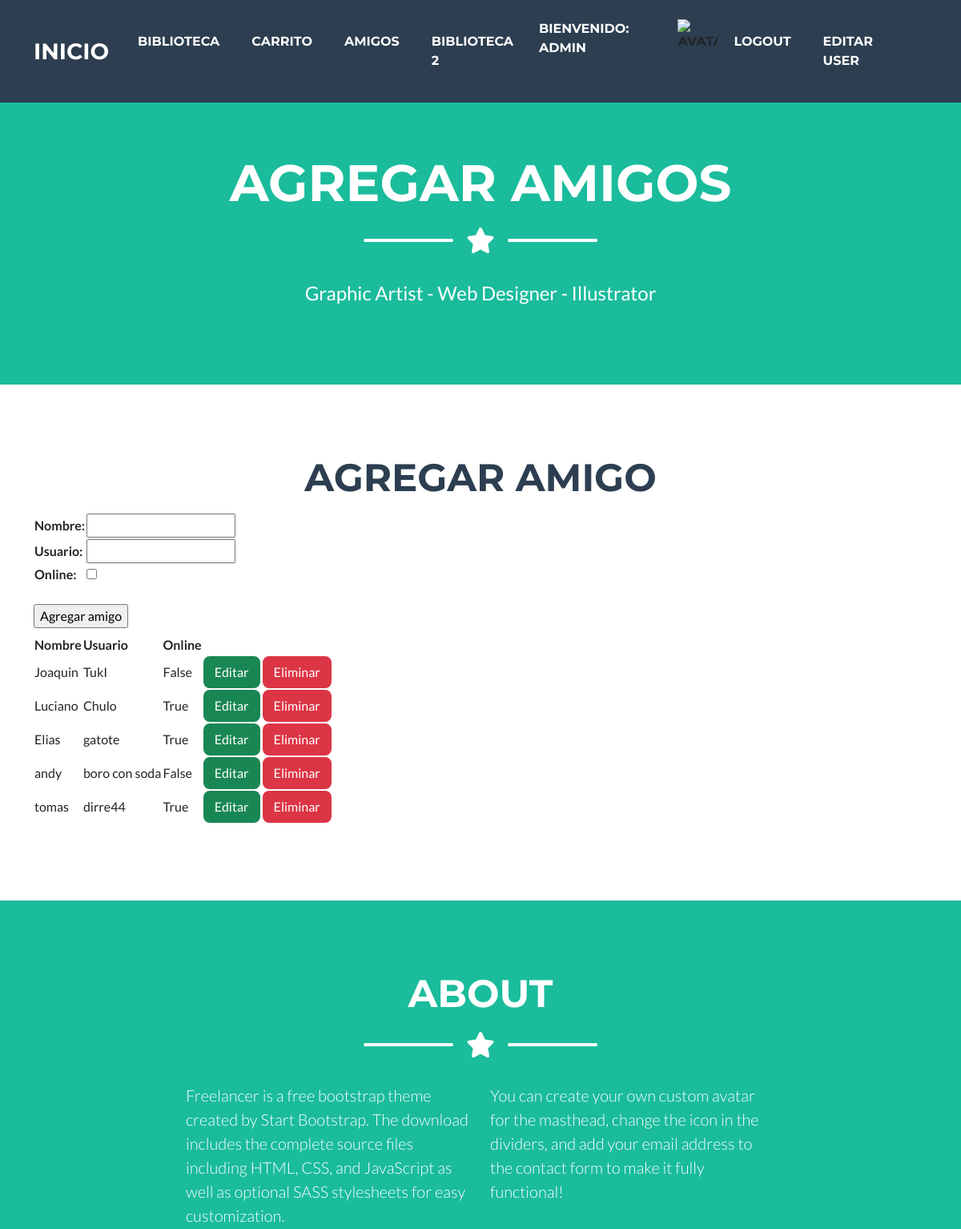
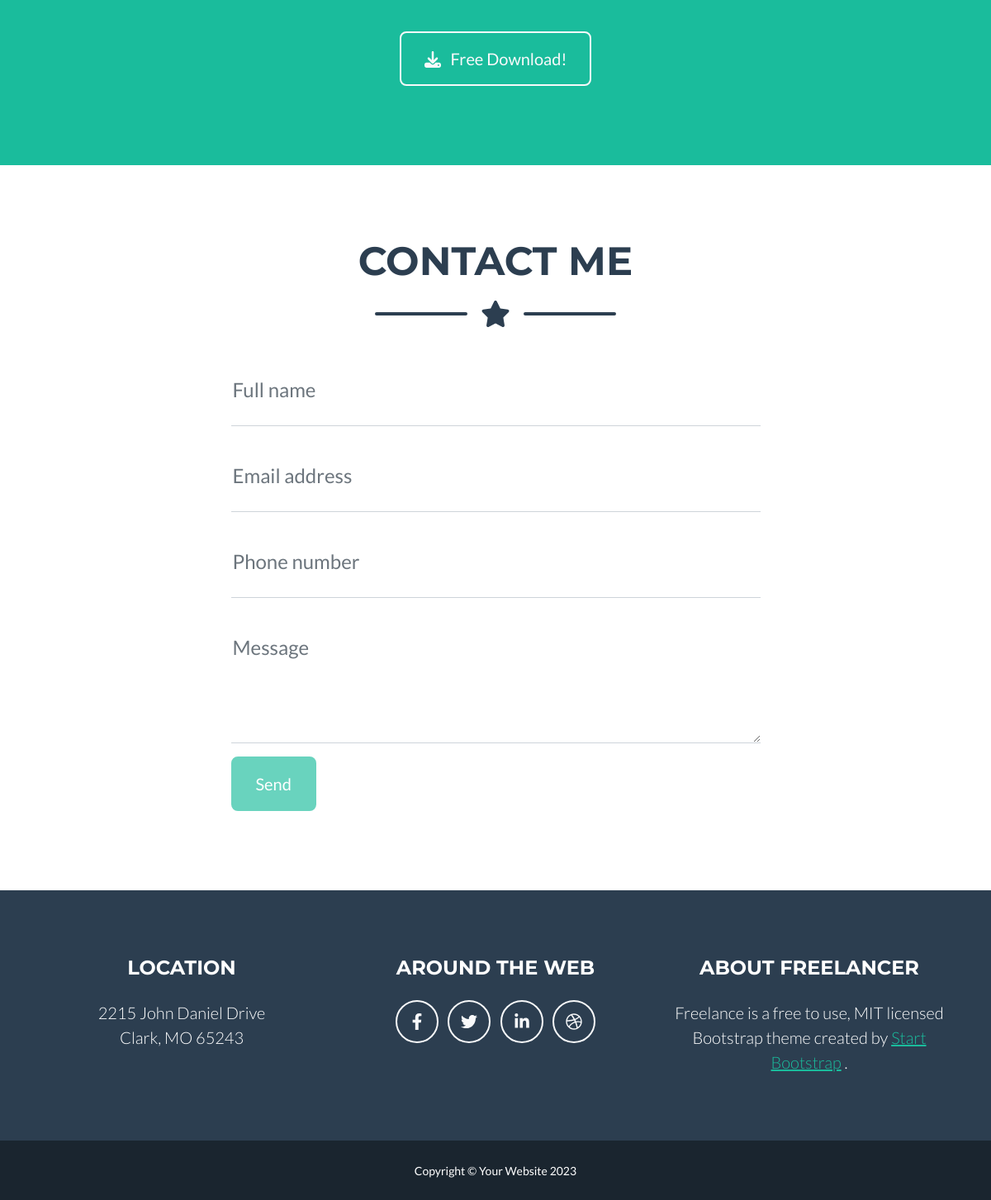
Page /tienda/amigos/ (signed in) on the committed database (2 pictures, top to bottom).
### tienda/models.py (models this page shows, shortened)
class Lista_amigos (models.Model):
    nombre = models.CharField(max_length=50)
    usuario = models.CharField(max_length=50)
    online = models.BooleanField(default=False)

### tienda/views.py (the view)
# urls.py: path("amigos/", aniadir_amigos, name="aniadir_amigos"),
@login_required
def aniadir_amigos(request):
    formulario_amigos=Amigos_form()
    amigos=Lista_amigos.objects.all()
    if request.method=="POST":
        form=Amigos_form(request.POST)
        amigos=Lista_amigos.objects.all()
        if form.is_valid():
            info=form.cleaned_data
            nombre=info["nombre"]
            usuario=info["usuario"]
            online=info["online"]
            nuevo_amigo=Lista_amigos(nombre=nombre, usuario=usuario, online=online)
            nuevo_amigo.save()
            return render (request, "amigos.html", {"formulario":formulario_amigos, "mensaje":f"\"{usuario}\" fue agregado", "amigos":amigos})
        else:
            return render (request, "amigos.html", {"formulario":formulario_amigos, "mensaje":"datos invalidos", "amigos":amigos})
    else:
        return render (request, "amigos.html", {"formulario":formulario_amigos, "amigos":amigos})

### tienda/forms.py
class Amigos_form(forms.Form):
    nombre=forms.CharField(max_length=50)
    usuario=forms.CharField(max_length=50)
    online=forms.BooleanField(required=False)

### tienda/templates/amigos.html (shortened to what this page needs)
{% extends "index.html" %}
{% load static %}
{% block titulo %} Agregar amigos {% endblock %}
{% block subtitulo %} Agregar amigo {% endblock %}
{% block contenido %}
<br>
<form action="{% url 'aniadir_amigos' %}" method="POST"> {% csrf_token %}
    <table>
    {{ formulario.as_table }}
    </table>
    <br>
    <input type="submit" value="Agregar amigo">
</form>
<table>
    <thead>
        <tr>
            <th>Nombre</th>
            <th>Usuario</th>
            <th>Online</th>
        </tr>
    </thead>
    <tbody>
        {% for amigo in amigos %}
            <tr>
                <td>
                    {{ amigo.nombre }}
                </td>
                <td>
                    {{ amigo.usuario }}
                </td>
                <td>
                    {{ amigo.online }}
                </td>
                <td>
                    <a class="btn btn-success" href="{% url 'editar_amigo' amigo.id %}">Editar</a>
                    <a class="btn btn-danger" href="{% url 'eliminar_amigo' amigo.id %}">Eliminar</a>
                </td>
            </tr>
        {% endfor %}
    </tbody>
</table>
{% endblock %}

### tienda/templates/index.html (shortened to what this page needs)
<!DOCTYPE html>
<html lang="en">
    <head>
        {% load static %}
        <link href="{% static 'css/styles.css' %}" rel="stylesheet" />
    </head>
    <body id="page-top">
        <nav class="navbar navbar-expand-lg bg-secondary text-uppercase fixed-top" id="mainNav">
            <div class="container">
                <a class="navbar-brand" href="{% url 'inicio' %}">inicio</a>
                <div class="collapse navbar-collapse" id="navbarResponsive">
                    <ul class="navbar-nav ms-auto">
                        {% if user.is_authenticated %}
                        <li class="nav-item mx-0 mx-lg-1"><a class="nav-link py-3 px-0 px-lg-3 rounded" href="{% url 'aniadir_biblioteca' %}">Biblioteca</a></li>
                        <li class="nav-item mx-0 mx-lg-1"><a class="nav-link py-3 px-0 px-lg-3 rounded" href="{% url 'aniadir_carrito' %}">Carrito</a></li>
                        <li class="nav-item mx-0 mx-lg-1"><a class="nav-link py-3 px-0 px-lg-3 rounded" href="{% url 'aniadir_amigos' %}">Amigos</a></li>
                        <li class="nav-item mx-0 mx-lg-1"><a class="nav-link py-3 px-0 px-lg-3 rounded" href="{% url 'listar_biblioteca' %}">Biblioteca 2</a></li>
                        <p style="color: white;">bienvenido: {{ user.username }}</p>
                        <img src= '{{ avatar }}' alt="Avatar" style="width:50px;height:50px;">
                            <li class="nav-item mx-0 mx-lg-1"><a class="nav-link py-3 px-0 px-lg-3 rounded" href="{% url 'logout' %}">Logout</a></li>
                            <li class="nav-item mx-0 mx-lg-1"><a class="nav-link py-3 px-0 px-lg-3 rounded" href="{% url 'editar_usuario' %}">editar user</a></li>
                        {% else %}
                        <li class="nav-item mx-0 mx-lg-1"><a class="nav-link py-3 px-0 px-lg-3 rounded" href="{% url 'login' %}">login</a></li>
                        <li class="nav-item mx-0 mx-lg-1"><a class="nav-link py-3 px-0 px-lg-3 rounded" href="{% url 'registro' %}">Registrarse</a></li>
                        {% endif %}
                    </ul>
                </div>
            </div>
        </nav>
        <header class="masthead bg-primary text-white text-center">
            <div class="container d-flex align-items-center flex-column">
                <h1 class="masthead-heading text-uppercase mb-0">{% block titulo %} {% endblock %}</h1>
                <div class="divider-custom divider-light">
                    <div class="divider-custom-line"></div>
                    <div class="divider-custom-icon"><i class="fas fa-star"></i></div>
                    <div class="divider-custom-line"></div>
                </div>
                <p class="masthead-subheading font-weight-light mb-0">Graphic Artist - Web Designer - Illustrator</p>
            </div>
        </header>
        <section class="page-section portfolio" id="portfolio">
            <div class="container">
                <h2 class="page-section-heading text-center text-uppercase text-secondary mb-0">{% block subtitulo %} {% endblock %}</h2>
                {% block contenido %}
                {% endblock %}
            </div>
        </section>
        <section class="page-section bg-primary text-white mb-0" id="about">
            <div class="container">
                <h2 class="page-section-heading text-center text-uppercase text-white">About</h2>
                <div class="divider-custom divider-light">
                    <div class="divider-custom-line"></div>
                    <div class="divider-custom-icon"><i class="fas fa-star"></i></div>
                    <div class="divider-custom-line"></div>
                </div>
                <div class="row">
                    <div class="col-lg-4 ms-auto"><p class="lead">Freelancer is a free bootstrap theme created by Start Bootstrap. The download includes the complete source files including HTML, CSS, and JavaScript as well as optional SASS stylesheets for easy customization.</p></div>
                    <div class="col-lg-4 me-auto"><p class="lead">You can create your own custom avatar for the masthead, change the icon in the dividers, and add your email address to the contact form to make it fully functional!</p></div>
                </div>
                <div class="text-center mt-4">
                    <a class="btn btn-xl btn-outline-light" href="https://startbootstrap.com/theme/freelancer/">
                        <i class="fas fa-download me-2"></i>
                        Free Download!
                    </a>
                </div>
            </div>
        </section>
        <section class="page-section" id="contact">
            <div class="container">
                <h2 class="page-section-heading text-center text-uppercase text-secondary mb-0">Contact Me</h2>
                <div class="divider-custom">
                    <div class="divider-custom-line"></div>
                    <div class="divider-custom-icon"><i class="fas fa-star"></i></div>
                    <div class="divider-custom-line"></div>
                </div>
                <div class="row justify-content-center">
                    <div class="col-lg-8 col-xl-7">
                        <form id="contactForm" data-sb-form-api-token="API_TOKEN">
                            <div class="form-floating mb-3">
                                <input class="form-control" id="name" type="text" placeholder="Enter your name..." data-sb-validations="required" />
                                <label for="name">Full name</label>
                            </div>
                            <div class="form-floating mb-3">
                                <input class="form-control" id="email" type="email" placeholder="name@example.com" data-sb-validations="required,email" />
                                <label for="email">Email address</label>
                            </div>
                            <div class="form-floating mb-3">
                                <input class="form-control" id="phone" type="tel" placeholder="(123) 456-7890" data-sb-validations="required" />
                                <label for="phone">Phone number</label>
                            </div>
                            <div class="form-floating mb-3">
                                <textarea class="form-control" id="message" type="text" placeholder="Enter your message here..." style="height: 10rem" data-sb-validations="required"></textarea>
                                <label for="message">Message</label>
                            </div>
                            <button class="btn btn-primary btn-xl disabled" id="submitButton" type="submit">Send</button>
                        </form>
                    </div>
                </div>
            </div>
        </section>
        <footer class="footer text-center">
            <div class="container">
                <div class="row">
                    <div class="col-lg-4 mb-5 mb-lg-0">
                        <h4 class="text-uppercase mb-4">Location</h4>
                        <p class="lead mb-0">
                            2215 John Daniel Drive
                            <br />
                            Clark, MO 65243
                        </p>
                    </div>
                    <div class="col-lg-4 mb-5 mb-lg-0">
                        <h4 class="text-uppercase mb-4">Around the Web</h4>
                        <a class="btn btn-outline-light btn-social mx-1" href="#!"><i class="fab fa-fw fa-facebook-f"></i></a>
                        <a class="btn btn-outline-light btn-social mx-1" href="#!"><i class="fab fa-fw fa-twitter"></i></a>
                        <a class="btn btn-outline-light btn-social mx-1" href="#!"><i class="fab fa-fw fa-linkedin-in"></i></a>
                        <a class="btn btn-outline-light btn-social mx-1" href="#!"><i class="fab fa-fw fa-dribbble"></i></a>
                    </div>
                    <div class="col-lg-4">
                        <h4 class="text-uppercase mb-4">About Freelancer</h4>
                        <p class="lead mb-0">
                            Freelance is a free to use, MIT licensed Bootstrap theme created by
                            <a href="http://startbootstrap.com">Start Bootstrap</a>
                            .
                        </p>
                    </div>
                </div>
            </div>
        </footer>
        <div class="copyright py-4 text-center text-white">
            <div class="container"><small>Copyright &copy; Your Website 2023</small></div>
        </div>
    </body>
</html>

### rows in the picture
Lista_amigos: nombre "Joaquin", usuario "TukI", online "False"
Lista_amigos: nombre "Luciano", usuario "Chulo", online "True"
Lista_amigos: nombre "Elias", usuario "gatote", online "True"
Lista_amigos: nombre "andy", usuario "boro con soda", online "False"
Lista_amigos: nombre "tomas", usuario "dirre44", online "True"

### other values in the picture
{{ user.username }} "ADMIN"
